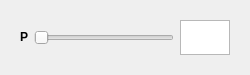
<?xml version="1.0" encoding="UTF-8"?>
<ui version="4.0">
 <class>PIDSingleLineWidget</class>
 <widget class="QWidget" name="PIDSingleLineWidget">
  <property name="geometry">
   <rect>
    <x>0</x>
    <y>0</y>
    <width>250</width>
    <height>71</height>
   </rect>
  </property>
  <property name="windowTitle">
   <string>Update Parameter</string>
  </property>
  <layout class="QGridLayout" name="gridLayout">
   <item row="0" column="0">
    <widget class="QWidget" name="gridWidget" native="true">
     <layout class="QGridLayout" name="pid_layout">
      <item row="0" column="1">
       <widget class="QSlider" name="slider">
        <property name="maximumSize">
         <size>
          <width>16777215</width>
          <height>35</height>
         </size>
        </property>
        <property name="orientation">
         <enum>Qt::Horizontal</enum>
        </property>
       </widget>
      </item>
      <item row="0" column="2">
       <widget class="QTextEdit" name="edit_box">
        <property name="maximumSize">
         <size>
          <width>50</width>
          <height>35</height>
         </size>
        </property>
       </widget>
      </item>
      <item row="0" column="0">
       <widget class="QLabel" name="label">
        <property name="text">
         <string>&lt;html&gt;&lt;head/&gt;&lt;body&gt;&lt;p align=&quot;center&quot;&gt;&lt;span style=&quot; font-weight:600;&quot;&gt;P&lt;/span&gt;&lt;/p&gt;&lt;/body&gt;&lt;/html&gt;</string>
        </property>
       </widget>
      </item>
     </layout>
    </widget>
   </item>
  </layout>
 </widget>
 <resources/>
 <connections/>
</ui>
